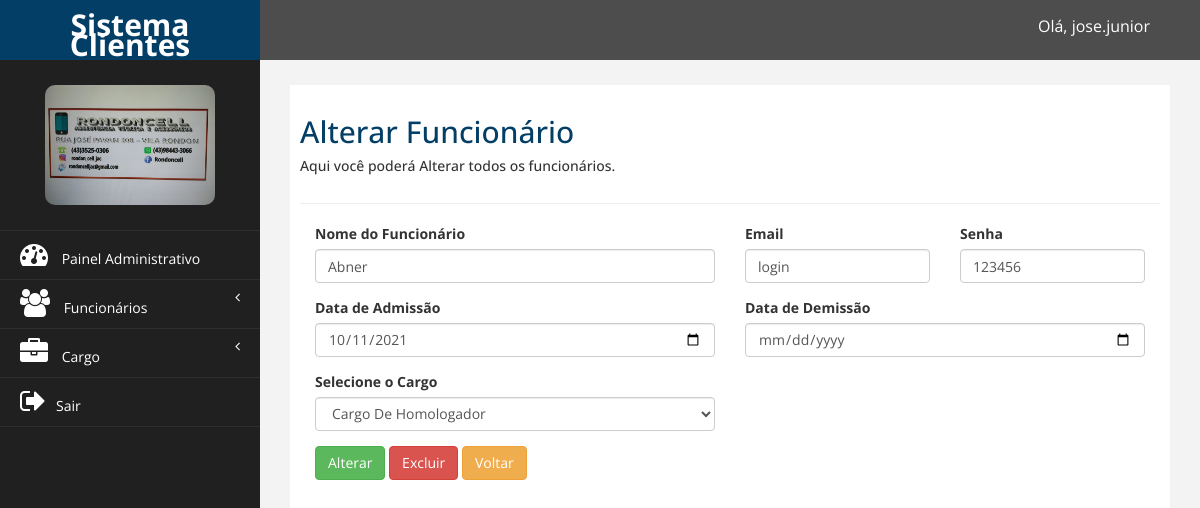
Page /financeiro/admin/alterar_funcionario.php?cod=2 (signed in) on the committed database.
### tables this page shows
CREATE TABLE `tb_funcionario` (
  `id_funcionario` int NOT NULL AUTO_INCREMENT,
  `nome_funcionario` varchar(100) NOT NULL,
  `data_admissao` date NOT NULL,
  `data_demissao` date DEFAULT NULL,
  `funcionario_email` varchar(45) NOT NULL,
  `funcionario_senha` varchar(45) NOT NULL,
  `id_empresa` int NOT NULL,
  `id_cargo` int NOT NULL,
  PRIMARY KEY (`id_funcionario`),
  KEY `fk_tb_funcionario_tb_empresa1_idx` (`id_empresa`),
  KEY `fk_tb_funcionario_tb_cargo1_idx` (`id_cargo`),
  CONSTRAINT `fk_tb_funcionario_tb_empresa1` FOREIGN KEY (`id_empresa`) REFERENCES `tb_empresa` (`id_empresa`)
);

CREATE TABLE `tb_cargo` (
  `id_cargo` int NOT NULL AUTO_INCREMENT,
  `nome_cargo` varchar(45) NOT NULL,
  `descricao_cargo` varchar(100) NOT NULL,
  `id_empresa` int NOT NULL,
  PRIMARY KEY (`id_cargo`),
  KEY `fk_tb_cargo_tb_empresa_idx` (`id_empresa`)
);

### DAO/FuncionarioDAO.php (called while the page is built, shortened)
<?php
require_once 'UtilDAO.php';
class FuncionarioDAO extends Conexao{
    public function DetalharFuncionario($id_func){
        $conexao = parent::retornaConexao();
        $comando_sql = 'Select id_funcionario, nome_funcionario, data_admissao, data_demissao, funcionario_email,
                                 funcionario_senha, tb_cargo.nome_cargo, tb_funcionario.id_cargo as id_cargo
                            from tb_funcionario
                               inner join tb_cargo on
                                 tb_funcionario.id_cargo = tb_cargo.id_cargo
                                    where id_funcionario = ? and tb_funcionario.id_empresa = ? ';
        $sql = $conexao->prepare($comando_sql);
        $sql->bindValue(1, $id_func);
        $sql->bindValue(2, UtilDAO::CodigoEmpresa());
        $sql->execute();
        return $sql->fetchAll(PDO::FETCH_ASSOC);
    }
}

### DAO/UtilDAO.php (called while the page is built, shortened)
<?php
class UtilDAO{
    public static function CodigoEmpresa()
    {
        return $_SESSION['cod'];
    }
}

### financeiro/admin/alterar_funcionario.php (the view, shortened to what this page needs)
<?php
require_once '../../DAO/UtilDAO.php';
    require_once '../../DAO/FuncionarioDAO.php';
    require_once '../../DAO/UtilDAO.php';
    $objFuncionario = new FuncionarioDAO();
    if (isset($_GET['cod']) && is_numeric($_GET['cod'])) {
        $id_funcionario = $_GET['cod'];
        $dados = $objFuncionario->DetalharFuncionario($id_funcionario);
    }else if (isset($_POST['btn_alterar'])) {
        $nome_funcionario = trim($_POST['nomeFuncionario']);
        $data_admissao = trim($_POST['dataAdmissao']);
        $loginFuncionario = trim($_POST['loginFuncionario']);
        $senhaFuncionario = trim($_POST['senhaFuncionario']);
        $data_demissao = trim($_POST['dataDemissao']);
        $cargo = trim($_POST['cargo']);
        $cod = $_POST['cod'];
        $ret = $objFuncionario->AlterarFuncionario($nome_funcionario,$data_admissao,$loginFuncionario, $senhaFuncionario,$cargo,$cod);
    }else if (isset($_POST['btn_excluir'])) {
        $idFunc = $_POST['cod'];
        $ret = $objFuncionario->ExcluirFuncionario($idFunc);
    }else{
        header('location: consultar_funcionario.php');
        exit;
    }
?>
<!DOCTYPE html>
<html xmlns="http://www.w3.org/1999/xhtml">
<?php include_once('_head.php'); ?>
<body>
    <div id="wrapper">
        <?php include_once('_topo.php'); ?>
        <?php include_once('_menu.php'); ?>
        <div id="page-wrapper">
            <div id="page-inner">
                <div class="row">
                    <div class="col-md-12">
                        <h2>Alterar Funcionário</h2>
                        <h5>Aqui você poderá Alterar todos os funcionários. </h5>
                    </div>
                </div>
                <hr />
                <form action="alterar_funcionario.php" method="post">
                     <div class="col-md-6">
                        <div class="form-group" id="divFuncNome">
                            <label>Nome do Funcionário</label>
                            <input name="nomeFuncionario" id="nomeFuncionario" value="<?= @($dados[0]['nome_funcionario']==""?"":$dados[0]['nome_funcionario'])?>" type="text"  class="form-control" onfocusout="SinalizaCampo('divNomeCat','nomeCategoria')">
                        </div>
                    </div>
                    <div class="col-md-3">
                        <div class="form-group" id="divFuncLogin">
                            <label>Email</label>
                            <input name="loginFuncionario" id="loginFuncionario" type="text" value="<?= @($dados[0]['funcionario_email']==""?"":$dados[0]['funcionario_email'])?>" placeholder="Digite o login do funcionário" class="form-control" onfocusout="SinalizaCampo('divFuncLogin','loginFuncionario')">
                        </div>
                    </div>
                    <div class="col-md-3">
                        <div class="form-group" id="divFuncSenha">
                            <label>Senha</label>
                            <input name="senhaFuncionario" id="senhaFuncionario" type="text" value="<?= @($dados[0]['funcionario_senha']==""?"":$dados[0]['funcionario_senha'])?>" placeholder="Digite a senha do funcionário" class="form-control" onfocusout="SinalizaCampo('divFuncSenha','senhaFuncionario')">
                        </div>
                    </div>
                    <div class="col-md-6">
                        <div class="form-group" id="divFuncNome">
                            <label>Data de Admissão</label>
                            <input name="dataAdmissao" id="dataAdmissao" type="date" value="<?= @($dados[0]['data_admissao']==""?"":$dados[0]['data_admissao'])?>"  class="form-control" onfocusout="SinalizaCampo('divNomeCat','nomeCategoria')">
                         </div>
                    </div>
                    <div class="col-md-6">
                        <div class="form-group" id="divFuncNome">
                            <label>Data de Demissão</label>
                            <input name="dataDemissao" id="dataDemissao" type="date" value="<?= @($dados[0]['data_demissao']==""?"":$dados[0]['data_demissao'])?>"  class="form-control" onfocusout="SinalizaCampo('divNomeCat','nomeCategoria')">
                        </div>
                    </div>
                    <div class="col-md-6">
                        <div class="form-group" id="divTipo">
                            <label>Selecione o Cargo</label>
                            <select name="cargo" id="cargo" class="form-control" onfocusout="SinalizaCampo('divTipo','tipo')">
                            <option value="<?= @$dados[0]['id_cargo']?>"><?= @$dados[0]['nome_cargo']?></option>
                            </select>
                        </div>
                    </div>
                    <div class="col-md-12">
                        <button name="btn_alterar" class="btn btn-success " onclick="return ValidarCategoria()">Alterar</button>
                        <button type="button" class="btn btn-danger" data-toggle="modal" data-target="#ExcluirFuncionario">Excluir</button>
                        <a href="consultar_funcionario.php" class="btn btn-warning ">Voltar</a>
                    </div>
                </form>
            </div>
        </div>
    </div>
</body>
</html>

### financeiro/admin/assets/css/custom.css (style rules this page uses)
body { font-family: 'Open Sans', sans-serif; }
#wrapper { width: 100%; background:#202020; }
#page-wrapper { padding: 15px 15px; min-height: 600px; background:#F3F3F3; }
#page-inner { width:100%; margin:10px 20px 10px 0px; background-color:#fff!important; padding:10px; min-height:1200px; }
h2 { color: #023e66; }
@media (min-width:768px) { #page-wrapper { margin: 0 0 0 260px; padding: 15px 30px; min-height: 1200px; } }

### rows in the picture
tb_funcionario: nomeFuncionario "Abner", loginFuncionario "login", senhaFuncionario "123456", dataAdmissao "10/11/2021", cargo "Cargo De Homologador"

### other values in the picture
$nome "jose.junior"
